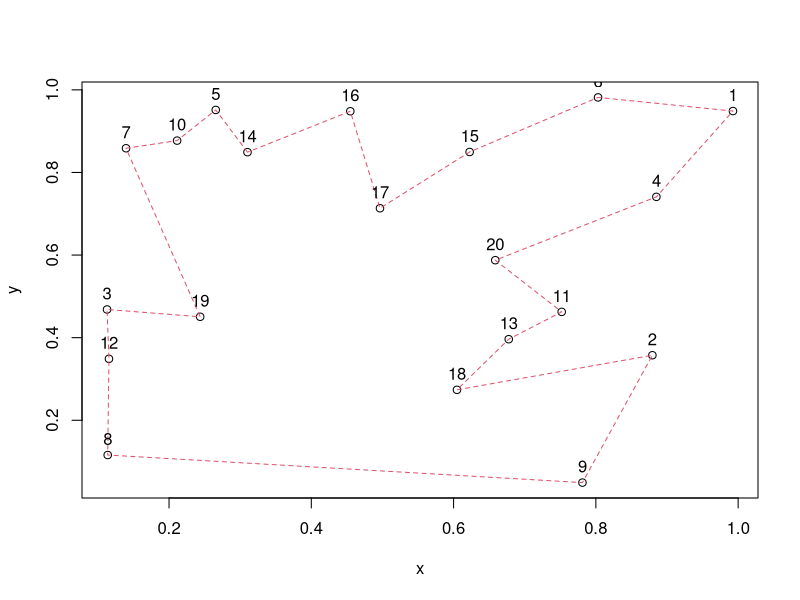
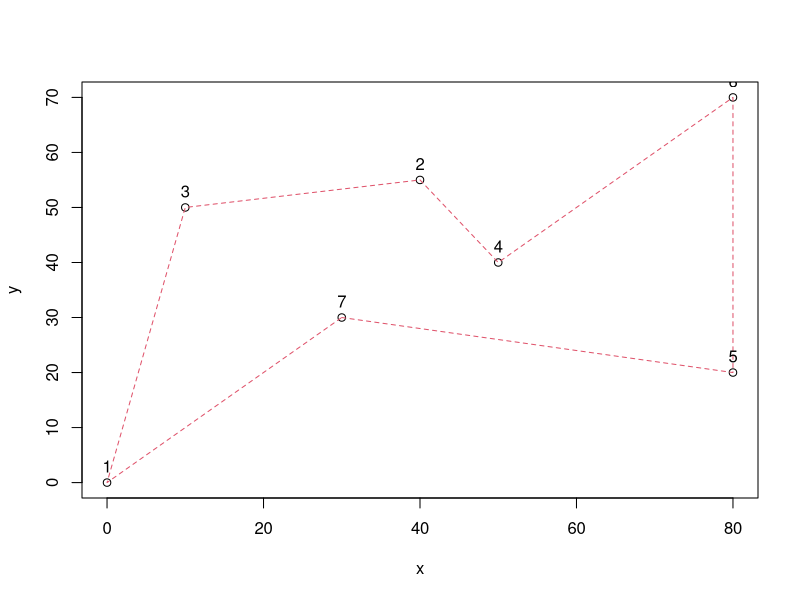
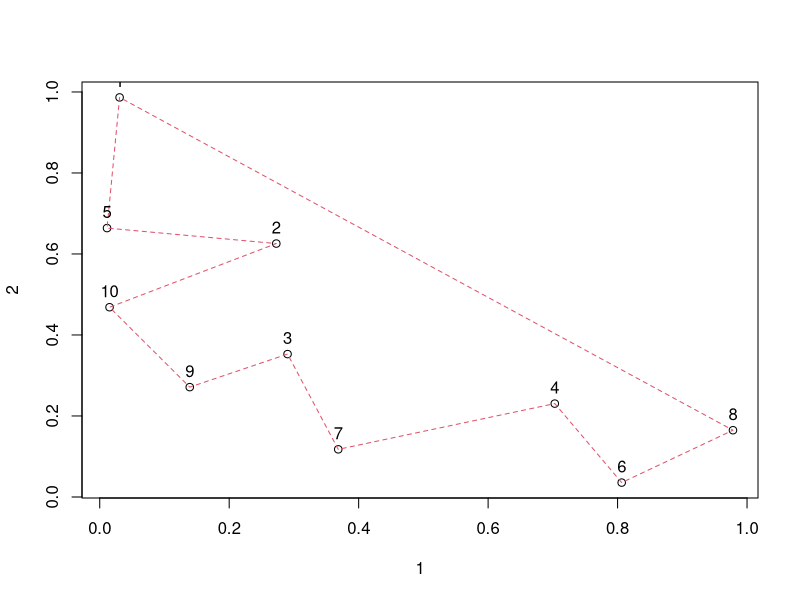

The R script that drew these images, in order:
## solve a simple Euclidean TSP (using the default method)
library(TSP)

etsp <- ETSP(data.frame(x = runif(20), y = runif(20)))
tour <- solve_TSP(etsp)
tour
tour_length(tour)
plot(etsp, tour)
## compare methods
x = c(0, 40, 10,50,80,80, 30)
y = c(0, 55, 50, 40, 20, 70, 30)

tourMAT = ETSP(data.frame(x, y))
tourSolve = solve_TSP(tourMAT)
tour_length(tourSolve)
plot(tourMAT, tourSolve )

data <- matrix(runif(10^2), ncol = 10, dimnames = list(1:10, 1:10))
etsp <- ETSP(data)
etsp
## use some methods
n_of_cities(etsp)
labels(etsp)
## calculate a tour
tour <- solve_TSP(etsp, method = "nn")
tour
tour_length(tour)
plot( etsp,tour)
